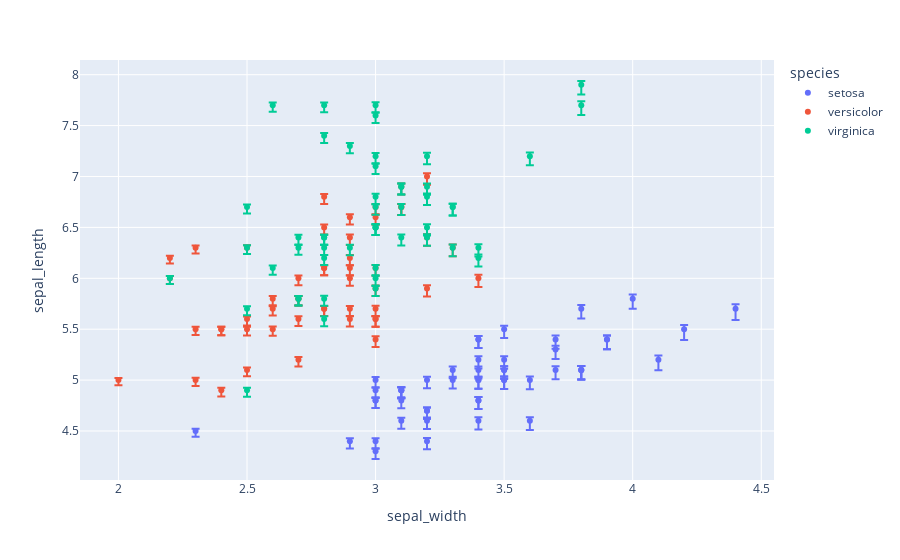

The notebook cell this image was saved under:
### Code cell
import plotly.express as px
import os

df = px.data.iris()
df["e_plus"] = df["sepal_width"]/100
df["e_minus"] = df["sepal_width"]/40
print(df)

fig = px.scatter(df, x="sepal_width", y="sepal_length", color="species", error_y="e_plus", error_y_minus="e_minus")

fig.show()

if not os.path.exists("images"):
    os.mkdir("images")
fig.write_image("images/"+"2.3.1.Error_Bars_Plotly_1"+".png")
